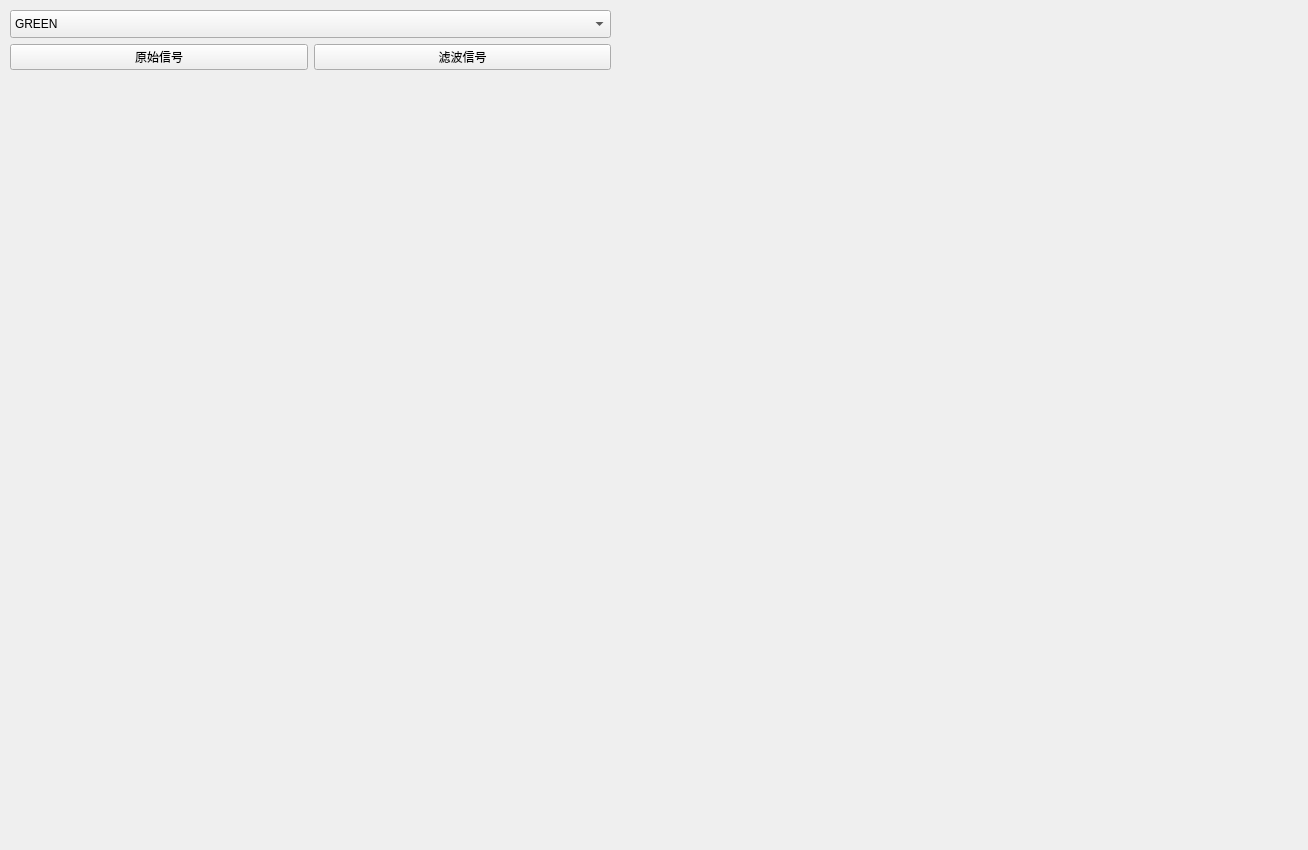
<?xml version="1.0" encoding="UTF-8"?>
<ui version="4.0">
 <class>MainWindow</class>
 <widget class="QMainWindow" name="MainWindow">
  <property name="geometry">
   <rect>
    <x>0</x>
    <y>0</y>
    <width>1308</width>
    <height>850</height>
   </rect>
  </property>
  <property name="windowTitle">
   <string>MainWindow</string>
  </property>
  <widget class="QWidget" name="centralwidget">
   <widget class="QLabel" name="face">
    <property name="geometry">
     <rect>
      <x>620</x>
      <y>10</y>
      <width>681</width>
      <height>391</height>
     </rect>
    </property>
    <property name="text">
     <string/>
    </property>
   </widget>
   <widget class="QWidget" name="verticalLayoutWidget">
    <property name="geometry">
     <rect>
      <x>10</x>
      <y>410</y>
      <width>531</width>
      <height>431</height>
     </rect>
    </property>
    <layout class="QVBoxLayout" name="Layout_BVP"/>
   </widget>
   <widget class="QWidget" name="verticalLayoutWidget_2">
    <property name="geometry">
     <rect>
      <x>10</x>
      <y>10</y>
      <width>601</width>
      <height>391</height>
     </rect>
    </property>
    <layout class="QVBoxLayout" name="Layout_button">
     <item>
      <layout class="QHBoxLayout" name="horizontalLayout">
       <item>
        <widget class="QComboBox" name="comboBox">
         <property name="minimumSize">
          <size>
           <width>0</width>
           <height>28</height>
          </size>
         </property>
         <property name="maximumSize">
          <size>
           <width>16777215</width>
           <height>28</height>
          </size>
         </property>
         <item>
          <property name="text">
           <string>GREEN</string>
          </property>
         </item>
         <item>
          <property name="text">
           <string>GREEN-RED</string>
          </property>
         </item>
         <item>
          <property name="text">
           <string>CHROM</string>
          </property>
         </item>
         <item>
          <property name="text">
           <string>PBV</string>
          </property>
         </item>
         <item>
          <property name="text">
           <string>POS</string>
          </property>
         </item>
        </widget>
       </item>
      </layout>
     </item>
     <item>
      <layout class="QHBoxLayout" name="horizontalLayout_2">
       <item>
        <widget class="QPushButton" name="Button_RawTrue">
         <property name="text">
          <string>原始信号</string>
         </property>
        </widget>
       </item>
       <item>
        <widget class="QPushButton" name="Button_RawFalse">
         <property name="text">
          <string>滤波信号</string>
         </property>
        </widget>
       </item>
      </layout>
     </item>
     <item>
      <widget class="QLabel" name="label">
       <property name="minimumSize">
        <size>
         <width>0</width>
         <height>300</height>
        </size>
       </property>
       <property name="font">
        <font>
         <family>Consolas</family>
         <pointsize>18</pointsize>
        </font>
       </property>
       <property name="text">
        <string/>
       </property>
       <property name="alignment">
        <set>Qt::AlignLeading|Qt::AlignLeft|Qt::AlignTop</set>
       </property>
      </widget>
     </item>
    </layout>
   </widget>
   <widget class="QWidget" name="verticalLayoutWidget_3">
    <property name="geometry">
     <rect>
      <x>890</x>
      <y>410</y>
      <width>411</width>
      <height>431</height>
     </rect>
    </property>
    <layout class="QVBoxLayout" name="Layout_Signal"/>
   </widget>
   <widget class="QWidget" name="verticalLayoutWidget_4">
    <property name="geometry">
     <rect>
      <x>550</x>
      <y>410</y>
      <width>331</width>
      <height>431</height>
     </rect>
    </property>
    <layout class="QVBoxLayout" name="Layout_Spec"/>
   </widget>
  </widget>
 </widget>
 <resources/>
 <connections/>
</ui>
